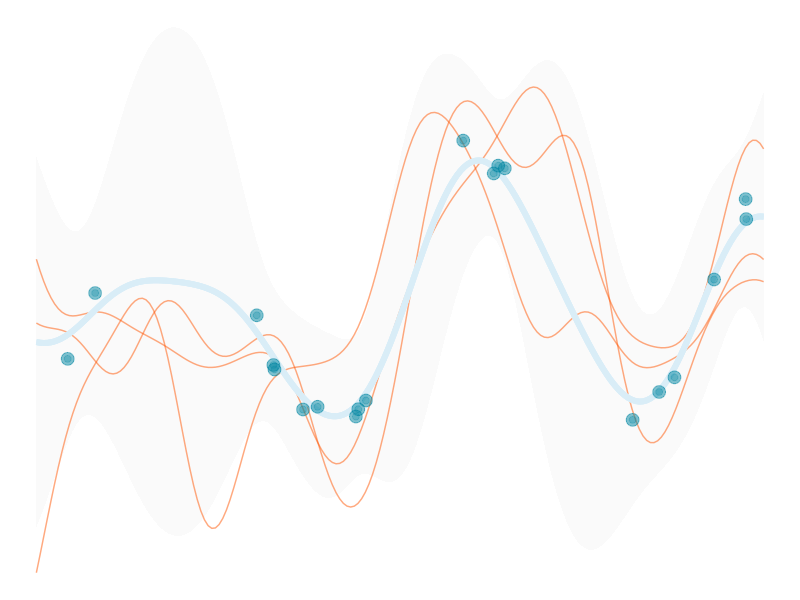

Here is the R script that generated this plot:
## ---- chunk 1
knitr::opts_chunk$set(echo = FALSE, 
                      dev.args=list(bg = 'transparent'), 
                      # dev='svglite',                                
                      # fig.align='center', 
                      #out.width='75%', fig.asp=.75,                 
                      cache.rebuild=F, cache=F)

# Learn more about creating websites with Radix at:
# https://rstudio.github.io/radix/website.html

# Learn more about publishing to GitHub Pages at:
# https://rstudio.github.io/radix/publish_website.html#github-pages

library(tidyverse)
## ---- chunk 2
# whatever radix is doing to the image, width and height aren't really meaningful.  Making width smaller can actually result in a larger image
# out.width='5%', fig.asp=.5



# the mean function; in this case mean=0
muFn = function(x){
  x = sapply(x, function(x) x=0)
  x
}

# The covariance function; here it is the squared exponential kernel.

Kfn = function(x, y=NULL, l=1, sigmaf=1, sigman=.5){
  if (!is.null(y)) {
    sigmaf * exp( -(1/(2*l^2)) * as.matrix(dist(x, upper=T, diag=T)^2) ) + 
      sigman*diag(length(x))    
  } else {
    sigmaf * exp( -(1/(2*l^2)) * as.matrix(dist(x, upper=T, diag=T)^2) )
  }  
}

#####################
### Preliminaries ###
#####################

l = 1           # for l, sigmaf, sigman, see note at covariance function
sigmaf = 1      
sigman = .25 
keps = 1e-8     # see note at Kstarstar
nprior = 5      # number of prior draws
npostpred = 3   # number of posterior predictive draws


####################################
### generate noisy training data ###
####################################

Xtrain = 15*(runif(20)-.5)  
nTrain = length(Xtrain)
ytrain = sin(Xtrain) + rnorm(n=nTrain, sd=.1)  # kept sine function for comparison to noise free result

Xtest = seq(-7.5, 7.5, length=200)
nTest = length(Xtest)

#####################################
### generate posterior predictive ###
#####################################

### Create Ky, K*, and K** matrices as defined in the texts
Ky = Kfn(x=Xtrain, y=ytrain, l=l, sigmaf=sigmaf, sigman=sigman)
K_ = Kfn(c(Xtrain, Xtest), l=l, sigmaf=sigmaf, sigman=sigman)                    # initial matrix
Kstar = K_[1:nTrain, (nTrain+1):ncol(K_)]                                        # dim = N x N*
tKstar = t(Kstar)                                                                # dim = N* x N
Kstarstar = K_[(nTrain+1):nrow(K_), (nTrain+1):ncol(K_)] + keps*diag(nTest)      # dim = N* x N*; the keps part is for positive definiteness
Kyinv = solve(Ky)

# calculate posterior mean and covariance
postMu = muFn(Xtest) + tKstar %*% Kyinv %*% (ytrain-muFn(Xtrain))
postCov = Kstarstar - tKstar %*% Kyinv %*% Kstar
s2 = diag(postCov)
# R = chol(postCov)  
# L = t(R)      # L is used in alternative formulation below based on gaussSample.m

# generate draws from posterior predictive
y2 = data.frame(t(mvtnorm::rmvnorm(npostpred, mean=postMu, sigma=postCov)))
# y2 = data.frame(replicate(npostpred, postMu + L %*% rnorm(postMu))) # alternative

#################################
### Posterior predictive plot ###
#################################

# reshape data for plotting
gdat = data.frame(x=Xtest, y=y2, fmean=postMu, selower=postMu-2*sqrt(s2), seupper=postMu+2*sqrt(s2)) %>% 
  gather(key=variable, value=value, -x, -fmean,-selower, -seupper)

ggplot(aes(x=x, y=value), data=gdat) + 
  geom_ribbon(aes(ymin=selower, ymax=seupper,group=variable), fill='gray98') +
  geom_line(aes(group=variable), color='#FF5500', alpha=.5) +
  geom_line(aes(group=variable, y=fmean), color='#d9edf7', size=2) +
  geom_point(aes(x=Xtrain, y=ytrain), data=data.frame(Xtrain, ytrain), size=4, color='#0085a1', alpha=.5) +
  geom_point(aes(x=Xtrain, y=ytrain), data=data.frame(Xtrain, ytrain), size=2, color='#0085a1', alpha=.25) +
  # labs(title='Posterior Predictive') +
  theme_void()



